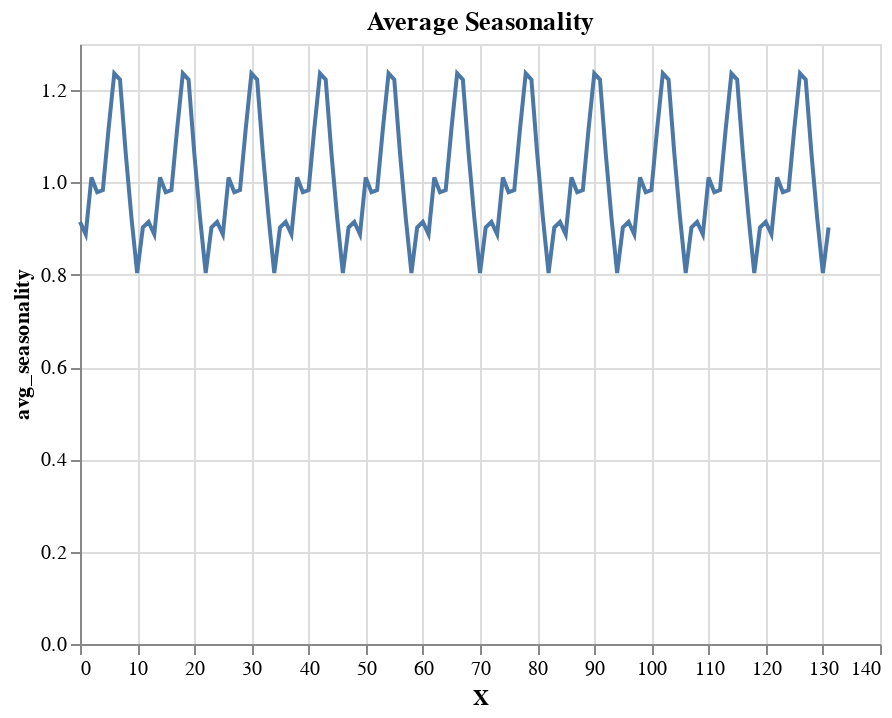

Here is the notebook cell this chart was saved with:
### Markdown cell above
### Given the method above, we won't be able to chart the seasonality to see the pattern repeated as it only has one period. So concatenate these together for plotting.

### Code cell
extend_seasonality = pd.concat([pd.DataFrame(avg_seasonality['avg_seasonality']) 
                                for i in range(11)], ignore_index=True)
extend_seasonality = extend_seasonality.reset_index().rename({'index': 'X'}, axis=1)
extend_seasonality
alt.Chart(extend_seasonality).mark_line().encode(
    x='X:Q',
    y='avg_seasonality:Q'
).properties(title='Average Seasonality')

### Figure 1 — Vega-Lite specification as saved in the notebook (floating-point values rounded to 4 significant figures; data arrays with more than 128 entries replaced by an {"elided": "..."} marker saying what was removed)
{"config": {"view": {"continuousWidth": 400, "continuousHeight": 300}}, "data": {"name": "data-6ed6ddb442e66e18fd9cdea01fa0b9c3"}, "mark": "line", "encoding": {"x": {"type": "quantitative", "field": "X"}, "y": {"type": "quantitative", "field": "avg_seasonality"}}, "title": "Average Seasonality", "$schema": "https://vega.github.io/schema/vega-lite/v4.8.1.json", "datasets": {"data-6ed6ddb442e66e18fd9cdea01fa0b9c3": {"elided": "132 records"}}}
